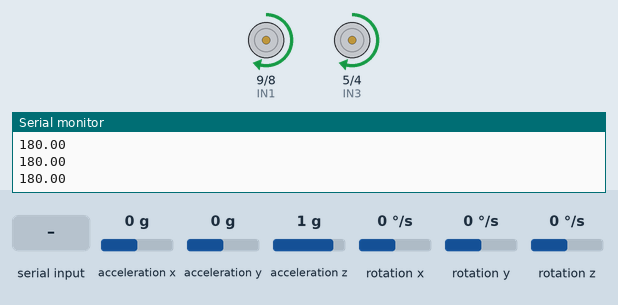
Recording of a sketch running on a simulated Arduino Uno, built with avr-gcc and run on an emulated ATmega328P. On the bench: motor-driver pin pairs drawn as motors (green arrow = first pin HIGH = forward, orange = second pin HIGH = backward, longer = more drive, scaled by the enable pin), the last lines printed to the serial monitor. The test bench sets the inputs (shaded band); at power-on: acceleration y 0 g, acceleration x 0 g, acceleration z 1 g, rotation x 0 °/s, rotation y 0 °/s, rotation z 0 °/s.

Above: at 2.23 s.
2.3 s: "I\n" received over Serial
3.8 s: "S\n" received over Serial
At 4.7 s:
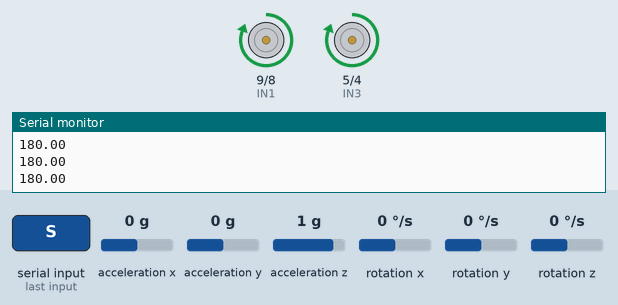
5.3 s: acceleration y set to -0.4 g
6.8 s: acceleration y set to -0.7 g
At 8.0 s:
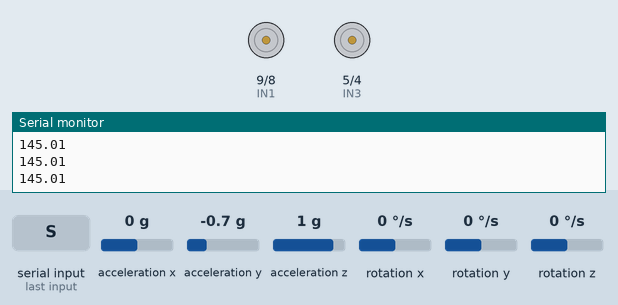
8.3 s: acceleration x set to -0.5 g
9.8 s: acceleration x set to -0.8 g
At 10.6 s:
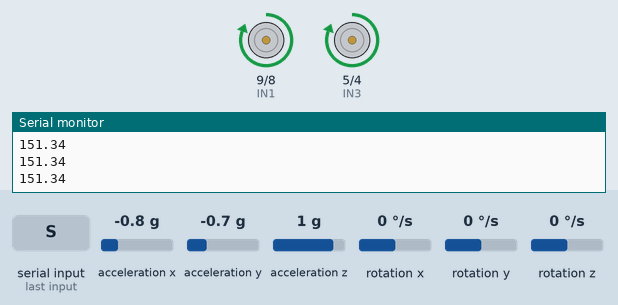
Timing chart, 0 to 12.3 s (numbered marks = the images above; inputs shaded):
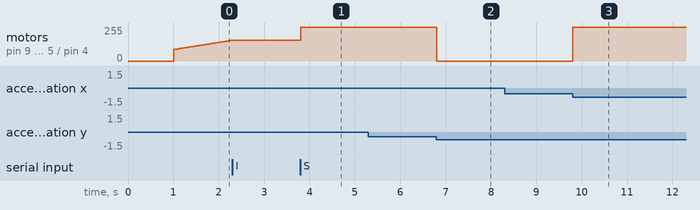

Measured:
- the behaviour switches between -0.5 and -0.6 g on acceleration y (found by bisection; images 1 and 2)
- the behaviour switches between -0.6 and -0.7 g on acceleration x (found by bisection; images 2 and 3)
- after the input at 2.3 s, motor on pin 9 (IN1) / pin 8 (IN2), motor on pin 5 (IN3) / pin 4 (IN4): stays forward 156/255 (without the input it goes to forward 157/255 after 0.03 s)
- after the input at 3.8 s, motor on pin 9 (IN1) / pin 8 (IN2), motor on pin 5 (IN3) / pin 4 (IN4): forward 156/255 → forward 255/255 at once
- after the input at 6.8 s, motor on pin 9 (IN1) / pin 8 (IN2), motor on pin 5 (IN3) / pin 4 (IN4): forward 255/255 → stopped at once
- after the input at 9.8 s, motor on pin 9 (IN1) / pin 8 (IN2), motor on pin 5 (IN3) / pin 4 (IN4): stopped → forward 255/255 at once

The sketch:

testing.ino
```cpp
#include <MPU6050_light.h>
#include <Wire.h>

class PID {
  private:
    double kp, ki, kd;
    double dispKp, dispKi, dispKd;

    double *myInput, *myOutput, *mySetpoint;

    double ITerm, lastInput;
    double outMin, outMax;
    unsigned long lastTime, SampleTime;

  public:
    PID(double* Input, double* Output, double* Setpoint,
        double Kp, double Ki, double Kd) {

    myInput    = Input;
    myOutput   = Output;
    mySetpoint = Setpoint;
    SampleTime = 10;

    SetOutputLimits(-255, 255);
    SetTunings(Kp, Ki, Kd);
    lastTime = millis() - SampleTime;
    }

    void Initialize(){
        ITerm     = *myOutput;
        lastInput = *myInput;
        if (ITerm > outMax) ITerm = outMax;
        if (ITerm < outMin) ITerm = outMin;
    }

    void Compute() {
        unsigned long now = millis();
        if ((now - lastTime) >= SampleTime) {

            double input = *myInput;
            double error = *mySetpoint - input;

            ITerm += (ki * error);
            if (ITerm > outMax) ITerm = outMax;
            else if (ITerm < outMin) ITerm = outMin;

            double dInput = (input - lastInput);// D = (dError - DlastError)
            double output = (kp * error) + ITerm - (kd * dInput);

            if (output > outMax) output = outMax;
            else if (output < outMin) output = outMin;

            *myOutput = output;
            lastInput = input;
            lastTime  = now;
        }
    }

    void SetTunings(double Kp, double Ki, double Kd) {
        if (Kp < 0 || Ki < 0 || Kd < 0) return;

        dispKp = Kp; dispKi = Ki; dispKd = Kd;

        double SampleTimeInSec = (double)SampleTime / 1000.0;
        kp = Kp;
        ki = Ki * SampleTimeInSec;
        kd = Kd / SampleTimeInSec;
    }

    void SetOutputLimits(double Min, double Max) {
        if (Min >= Max) return;
        outMin = Min;
        outMax = Max;

        if (*myOutput > outMax) *myOutput = outMax;
        else if (*myOutput < outMin) *myOutput = outMin;
        if (ITerm > outMax) ITerm = outMax;
        else if (ITerm < outMin) ITerm = outMin;

    }
};

MPU6050 mpu(Wire);

#define ENA 10
#define IN1 9
#define IN2 8
#define ENB 6
#define IN3 5
#define IN4 4
#define MIN_SPEED 75

double setpoint = 178.8;
double Kp = 13.2;
double Ki = 97.8;
double Kd = 0.2;

double input, output;

PID myPID(&input, &output, &setpoint, Kp, Ki, Kd);

void setup() {
    Serial.begin(115200);
    Wire.begin();

    pinMode(ENA, OUTPUT);
    pinMode(IN1, OUTPUT);
    pinMode(IN2, OUTPUT);
    pinMode(ENB, OUTPUT);
    pinMode(IN3, OUTPUT);
    pinMode(IN4, OUTPUT);
    stopMotors();

    byte status = mpu.begin();
    if (status != 0) {
        Serial.print("X فشل MPU: ");
        Serial.println(status);
        while (true);
    }

    Serial.println("معايرة... لا تحرك الروبوت");
    mpu.calcOffsets();
    Serial.println("OK جاهز");

    mpu.update();
    input = mpu.getAngleX() + 180;

    myPID.Initialize();
    myPID.SetOutputLimits(-255, 255);

}

void loop() {
    if (Serial.available() > 0) {
        String msg = Serial.readStringUntil('\n');
        msg.trim();
        char type = msg[0];
        double val = msg.substring(1).toDouble();
        if      (type == 'P') { Kp = val; Serial.print("Kp="); Serial.println(Kp); }
        else if (type == 'I') { Ki = val; Serial.print("Ki="); Serial.println(Ki); }
        else if (type == 'D') { Kd = val; Serial.print("Kd="); Serial.println(Kd); }
        else if (type == 'S') { setpoint = val; Serial.print("SP="); Serial.println(setpoint); }
        myPID.SetTunings(Kp, Ki, Kd);
    }

    mpu.update();
    input = mpu.getAngleX() + 180;

    if (abs(setpoint - input) < 1) {
        stopMotors();
        Serial.println(input, 2);
        return;
    }

    myPID.Compute();

    if (input > 150 && input < 210) {
        if      (output > 0) forward(output);
        else if (output < 0) backward(output);
        else                 stopMotors();
    } else {
        stopMotors();
    }

    Serial.println(input, 2);

    delay(5);
}

void forward(double spd) {
    int s = map(abs(spd), 0, 255, MIN_SPEED, 255);
    s = constrain(s, MIN_SPEED, 255);
    analogWrite(ENA, s);
    analogWrite(ENB, s);
    digitalWrite(IN1, LOW);
    digitalWrite(IN2, HIGH);
    digitalWrite(IN3, LOW);
    digitalWrite(IN4, HIGH);
}

void backward(double spd) {
    int s = map(abs(spd), 0, 255, MIN_SPEED, 255);
    s = constrain(s, MIN_SPEED, 255);
    analogWrite(ENA, s);
    analogWrite(ENB, s);
    digitalWrite(IN1, HIGH);
    digitalWrite(IN2, LOW);
    digitalWrite(IN3, HIGH);
    digitalWrite(IN4, LOW);
}

void stopMotors() {
    analogWrite(ENA, 0);
    analogWrite(ENB, 0);
    digitalWrite(IN1, LOW);
    digitalWrite(IN2, LOW);
    digitalWrite(IN3, LOW);
    digitalWrite(IN4, LOW);
}
```
